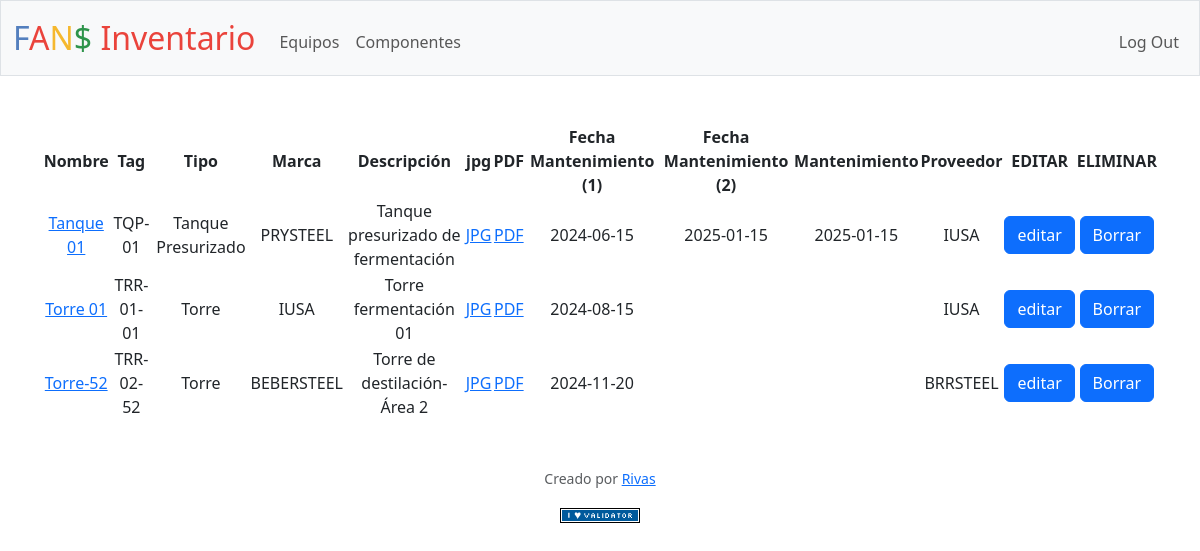
/equipos_all (signed in), run on the app's committed database.
### tables this page shows
CREATE TABLE equipos(id INTEGER PRIMARY KEY AUTOINCREMENT, area_id INTEGER, nombre TEXT NOT NULL, tag TEXT NOT NULL UNIQUE, tipo_equipo TEXT, marca TEXT, descripcion TEXT, archivo_jpg TEXT, archivo_pdf TEXT, modelo TEXT AFTER marca, fecha_mantenimiento_1 DATE, fecha_mantenimiento_2 DATE, mantenimiento TEXT, proveedor TEXT, FOREIGN KEY(area_id) REFERENCES areas(id));

### app.py (the view)
@app.route("/equipos_all")
@login_required
def equipos_all():
        equipos = db.execute(
        "SELECT * FROM equipos")
        return render_template("equipos_all.html", equipos=equipos)

### app.py (called while the page is built)
@app.after_request
def after_request(response):
    response.headers["Cache-Control"] = "no-cache, no-store, must-revalidate"
    response.headers["Expires"] = 0
    response.headers["Pragma"] = "no-cache"
    return response

### helpers.py (called while the page is built)
def login_required(f):
    @wraps(f)
    def decorated_function(*args, **kwargs):
        if session.get("user_id") is None:
            return redirect("/login")
        return f(*args, **kwargs)
    return decorated_function

### templates/equipos_all.html (shortened to what this page needs)
{% extends "layout.html" %}
{% block main %}
   <table class="">
    <thead>
        <tr>
            <th>Nombre</th>
            <th>Tag</th>
            <th>Tipo</th>
            <th>Marca</th>
            <th>Descripción</th>
            <th>jpg</th>
            <th>PDF</th>
            <th>Fecha Mantenimiento (1)</th>
            <th>Fecha Mantenimiento (2)</th>
            <th>Mantenimiento</th>
            <th>Proveedor</th>
            <th>EDITAR</th>
            <th>ELIMINAR</th>
        </tr>
    </thead>
    <tbody>
        {% for row in equipos %}
            <tr>
                <td><a href="/equipos?id={{ row.id }}">{{ row.nombre }}</a></td>
                <td>{{ row.tag }}</td>
                <td>{{ row.tipo_equipo }}</td>
                <td>{{ row.marca }}</td>
                <td>{{ row.descripcion }}</td>
                <td><a href="/uploads/{{ row.archivo_jpg }}">JPG</a></td>
                <td><a href="/uploads/{{ row.archivo_pdf }}">PDF</a></td>
                <td>{{ row.fecha_mantenimiento_1 }}</td>
                <td>{{ row.fecha_mantenimiento_2 }}</td>
                <td>{{ row.mantenimiento }}</td>
                <td>{{ row.proveedor }}</td>
                <td class="">
                    <a href="/editar_equipo?id={{ row.id }}"><button class="btn btn-primary " type="submit">editar</button></a>
                </td>
                <td class="">
                    <a href="/borrar_equipo?id={{ row.id }}"><button class="btn btn-primary " type="submit">Borrar</button></a>
                </td>
            </tr>
        {% endfor %}
    </tbody>
   </table>
{% endblock %}

### templates/layout.html (shortened to what this page needs)
<!DOCTYPE html>
<html lang="en">
    <head>
        <link href="https://cdn.jsdelivr.net/npm/bootstrap@5.3.3/dist/css/bootstrap.min.css" rel="stylesheet">
        <link href="/static/styles.css" rel="stylesheet">
    </head>
    <body>
        <nav class="bg-light border navbar navbar-expand-md navbar-light">
            <div class="container-fluid">
                <a class="navbar-brand" href="/"><span class="blue">F</span><span class="red">A</span><span class="yellow">N</span><span class="green">$</span> <span class="red">Inventario</span></a>
                <div class="collapse navbar-collapse" id="navbar">
                    {% if session["user_id"] %}
                        <ul class="navbar-nav me-auto mt-2">
                            <li class="nav-item"><a class="nav-link" href="/equipos_all">Equipos</a></li>
                            <li class="nav-item"><a class="nav-link" href="/componentes_all">Componentes</a></li>
                        </ul>
                        <ul class="navbar-nav ms-auto mt-2">
                            <li class="nav-item"><a class="nav-link" href="/logout">Log Out</a></li>
                        </ul>
                    {% else %}
                        <ul class="navbar-nav ms-auto mt-2">
                            <li class="nav-item"><a class="nav-link" href="/register">Register</a></li>
                            <li class="nav-item"><a class="nav-link" href="/login">Log In</a></li>
                        </ul>
                    {% endif %}
                </div>
            </div>
        </nav>
        <main class="container py-5 text-center">
            {% block main %}{% endblock %}
        </main>
        <footer class="mb-5">
            <p class="mb-3 small text-center text-muted">
                Creado por <a href="https://ikhor-coding.com/">Rivas</a>
            </p>
            <form action="https://validator.w3.org/check" class="text-center" enctype="multipart/form-data" method="post" target="_blank">
                <input alt="Validate" src="/static/I_heart_validator.png" type="image">
            </form>
        </footer>
    </body>
</html>

### static/styles.css (style rules this page uses)
nav .navbar-brand { font-size: xx-large; }
nav .navbar-brand .blue { color: #537fbe; }
nav .navbar-brand .red { color: #ea433b; }
nav .navbar-brand .yellow { color: #f5b82e; }
nav .navbar-brand .green { color: #2e944b; }

### data on the page
equipos: nombre "Tanque 01", tag "TQP-01", tipo_equipo "Tanque Presurizado", marca "PRYSTEEL", descripcion "Tanque presurizado de fermentación", fecha_mantenimiento_1 "2024-06-15", fecha_mantenimiento_2 "2025-01-15", mantenimiento "2025-01-15", proveedor "IUSA"
equipos: nombre "Torre 01", tag "TRR-01-01", tipo_equipo "Torre", marca "IUSA", descripcion "Torre fermentación 01", fecha_mantenimiento_1 "2024-08-15", proveedor "IUSA"
equipos: nombre "Torre-52", tag "TRR-02-52", tipo_equipo "Torre", marca "BEBERSTEEL", descripcion "Torre de destilación- Área 2", fecha_mantenimiento_1 "2024-11-20", proveedor "BRRSTEEL"
